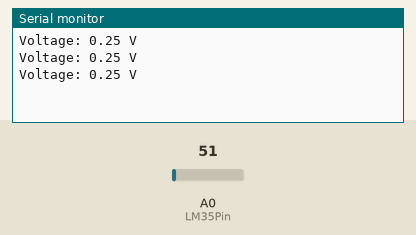
Recording of a sketch running on a simulated Arduino Uno, built with avr-gcc and run on an emulated ATmega328P. Parts: the last lines printed to the serial monitor. The test bench sets the inputs (shaded band); at power-on: A0 (LM35Pin) = 51.

Above: at 1.3 s.
1.4 s: A0 (LM35Pin) set to 61
At 1.9 s:
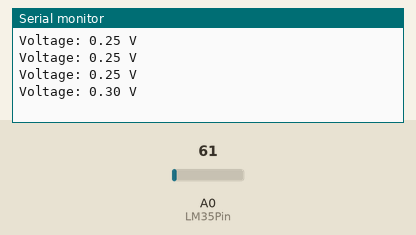
2.9 s: A0 (LM35Pin) set to 71
At 3.4 s:
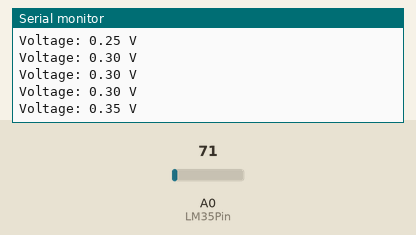
Timing chart, 0 to 5.9 s (numbered marks = the images above; inputs shaded):
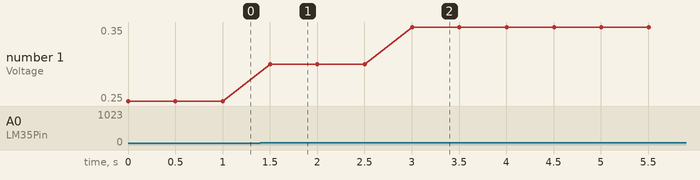

The sketch:

5_temperature_sensor.ino
```cpp
// C++ code
//
const int LM35Pin = A0;
void setup()
{
  Serial.begin(9600);
}

void loop() {
  int val = analogRead(LM35Pin);
  float voltage = val * (5.0 / 1023.0);
  Serial.print("Voltage: ");
  Serial.print(voltage);
  Serial.println(" V");

  delay(500);
}
```

Measured:
- after the input at 1.4 s, the serial monitor: prints a new line after 0.10 s (image 1)
- after the input at 2.9 s, the serial monitor: prints a new line after 0.10 s (image 2)
- plotted number 1: 0.25 → 0.3 after the input at 1.4 s, 0.3 → 0.35 after the input at 2.9 s
